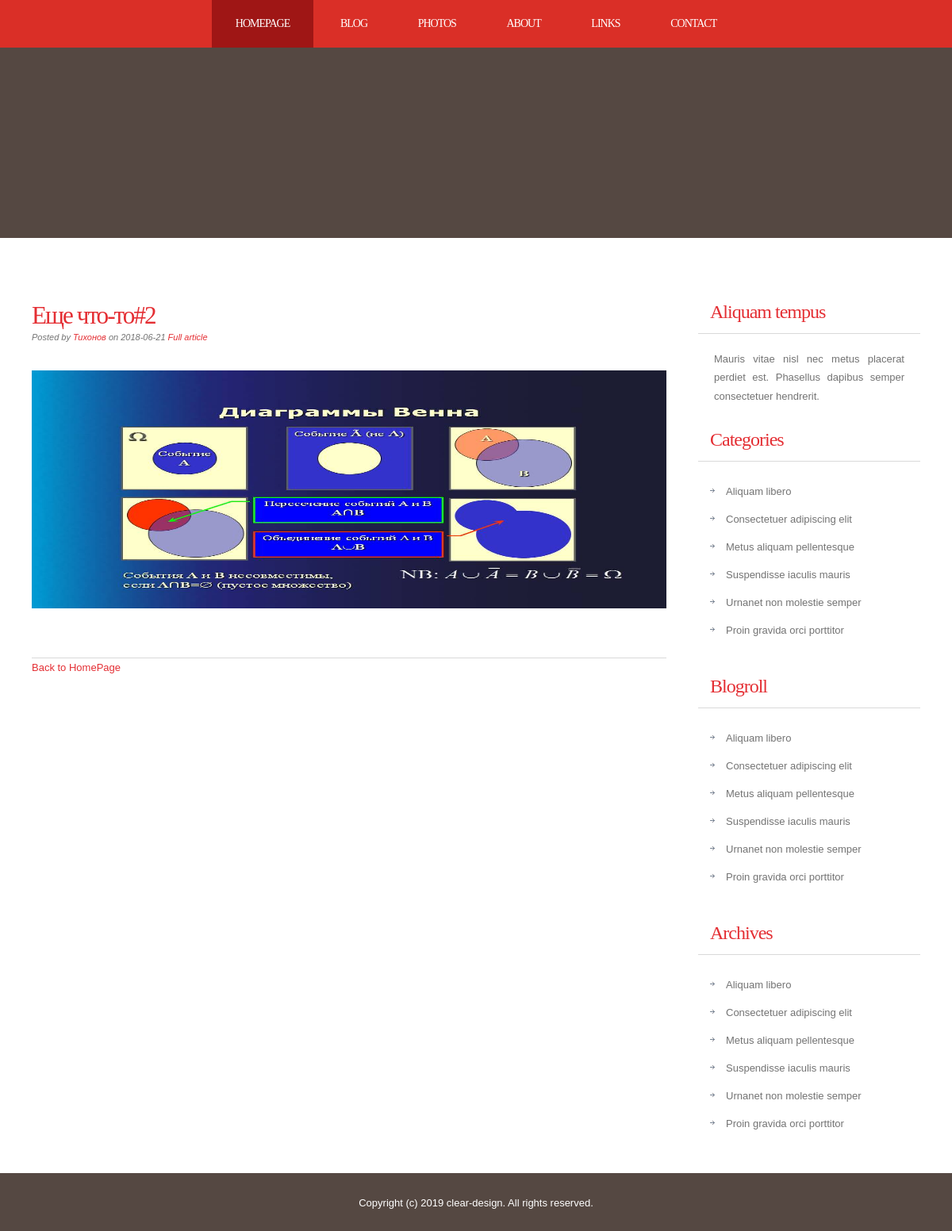
The page /news/2 on the database its author committed.
### tables this page shows
CREATE TABLE IF NOT EXISTS `news` (
  `id` tinyint(4) NOT NULL AUTO_INCREMENT,
  `title` tinytext,
  `date` date DEFAULT NULL,
  `author_name` tinytext,
  `short_content` tinytext,
  `preview` tinytext,
  PRIMARY KEY (`id`)
);

### config/routes.php (called while the page is built)
<?php
return array(
    'cart'=>'cart/view',
    'news/([0-9]+)' => 'news/view/$1',
    '' => 'news/index',
);

### index.php (called while the page is built, shortened)
<?php
require_once (ROOT.'/components/Router.php');
$router = new Router();
$router->run();

### models/News.php (called while the page is built, shortened)
<?php
class News
{
    public static function getNewListByID($id)
    {
        $db=DB::getConnect();
        $result = $db->query('SELECT * FROM news WHERE id='.$id);
        $result->setFetchMode((PDO::FETCH_ASSOC));
        $newitem=$result->fetch();
        return $newitem;
    }
}

### views/news/onenew.php (the view, shortened to what this page needs)
<!DOCTYPE html PUBLIC "-//W3C//DTD XHTML 1.0 Strict//EN" "http://www.w3.org/TR/xhtml1/DTD/xhtml1-strict.dtd">
<html xmlns="http://www.w3.org/1999/xhtml">
<head>
    <link href="/template/css/style.css" rel="stylesheet" type="text/css" media="screen" />
</head>
<body>
<div id="menu-wrapper">
    <div id="menu">
        <ul>
            <li class="current_page_item"><a href="#">Homepage</a></li>
            <li><a href="#">Blog</a></li>
            <li><a href="#">Photos</a></li>
            <li><a href="#">About</a></li>
            <li><a href="#">Links</a></li>
            <li><a href="#">Contact</a></li>
        </ul>
    </div>
</div>
<div id="wrapper">
    <div id="header-wrapper">
        <div id="header">
            <div id="logo">
            </div>
        </div>
    </div>
    <div id="page">
        <div id="page-bgtop">
            <div id="page-bgbtm">
                <div id="content">
                    <div class="post">
                            <h2 class="title"><a href="/news/<?php echo $newitem['id'];?>"> <?php echo $newitem['title'].'#'.$newitem['id'];?></a></h2>
                            <p class="meta">Posted by <a href="#"><?php echo $newitem['author_name'];?></a> on <?php echo $newitem['date'];?>
                                <a href="/news/<?php echo $newitem['id'];?>" class="permalink">Full article</a>
                            </p>
                            <div class="entry">
                                <p> <img src="/template/images/<?php echo $newitem['preview'];?>" width="800 " height="300"></p>
                            </div>
                    </div>
                    <p><a href='/' class="permalink">Back to HomePage</a></p>
                    <div style="clear: both;">&nbsp;</div>
                </div>
                <div id="sidebar">
                    <ul>
                        <li>
                            <h2>Aliquam tempus</h2>
                            <p>Mauris vitae nisl nec metus placerat perdiet est. Phasellus dapibus semper consectetuer hendrerit.</p>
                        </li>
                        <li>
                            <h2>Categories</h2>
                            <ul>
                                <li><a href="#">Aliquam libero</a></li>
                                <li><a href="#">Consectetuer adipiscing elit</a></li>
                                <li><a href="#">Metus aliquam pellentesque</a></li>
                                <li><a href="#">Suspendisse iaculis mauris</a></li>
                                <li><a href="#">Urnanet non molestie semper</a></li>
                                <li><a href="#">Proin gravida orci porttitor</a></li>
                            </ul>
                        </li>
                        <li>
                            <h2>Blogroll</h2>
                            <ul>
                                <li><a href="#">Aliquam libero</a></li>
                                <li><a href="#">Consectetuer adipiscing elit</a></li>
                                <li><a href="#">Metus aliquam pellentesque</a></li>
                                <li><a href="#">Suspendisse iaculis mauris</a></li>
                                <li><a href="#">Urnanet non molestie semper</a></li>
                                <li><a href="#">Proin gravida orci porttitor</a></li>
                            </ul>
                        </li>
                        <li>
                            <h2>Archives</h2>
                            <ul>
                                <li><a href="#">Aliquam libero</a></li>
                                <li><a href="#">Consectetuer adipiscing elit</a></li>
                                <li><a href="#">Metus aliquam pellentesque</a></li>
                                <li><a href="#">Suspendisse iaculis mauris</a></li>
                                <li><a href="#">Urnanet non molestie semper</a></li>
                                <li><a href="#">Proin gravida orci porttitor</a></li>
                            </ul>
                        </li>
                    </ul>
                </div>
                <div style="clear: both;">&nbsp;</div>
            </div>
        </div>
    </div>
</div>
<div id="footer">
    <p>Copyright (c) 2019 clear-design. All rights reserved.</p>
</div>
</body>
</html>

### components/Router.php (shortened to what this page needs)
<?php
class Router
{
    private $routes;
    public function __construct()
    {
        $routesPath = ROOT.'/config/routes.php';
        $this->routes = include($routesPath);
    }
    private function getURI()
    {
        if(!empty($_SERVER['REQUEST_URI']))
        {
            return trim($_SERVER['REQUEST_URI'],'/');
        }
    }
    public function run()
    {
        $uri=$this->getURI();
        foreach ($this->routes  as $uriPattern=>$path)
        {
            if(preg_match("~$uriPattern~",$uri))
            {
                $internalRoute=preg_replace("~$uriPattern~",$path,$uri);
                $segment=explode('/',$internalRoute);
                $controllername=array_shift($segment).'Controller';
                $actionname='action'.ucfirst(array_shift($segment));
                $parametr = $segment;
                $controllerobject = new $controllername;
                $result = call_user_func_array(array($controllerobject, $actionname), $parametr);
                if ($result != null)
                {
                    break;
                }
            }
        }
    }
}

### template/css/style.css (style rules this page uses)
body { margin: 0; padding: 0; background: #554842; font-family: Arial, Helvetica, sans-serif; font-size: 13px; color: #737373; }
h1, h2, h3 { margin: 0; padding: 0; font-family: 'Arvo', serif; font-weight: normal; color: #FFA800; }
h2 { font-size: 2.4em; }
p, ul, ol { margin-top: 0; line-height: 180%; }
a { text-decoration: none; color: #E42E33; }
#wrapper { margin: 0 auto; padding: 0; }
#header-wrapper { height: 240px; }
#header { width: 960px; height: 240px; margin: 0 auto; }
#logo { width: 980px; height: 100px; margin: 0px auto; padding: 80px 0px 0px 0px; color: #FFFFFF; }
#menu-wrapper { overflow: hidden; height: 60px; background: #DA2F27; }
#menu { width: 940px; margin: 0px auto; }
#menu ul { margin: 0; padding: 0px 0px 0px 0px; list-style: none; line-height: normal; text-align: center; }
#menu li { display: inline-block; }
#menu a { display: block; float: left; height: 60px; margin: 0px; padding: 0px 30px 0px 30px; line-height: 60px; letter-spacing: -1px; text-decoration: none; text-transform: uppercase; font-family: 'Arvo', serif; font-size: 14px; font-weight: normal; color: #FFFFFF; border: none; }
#menu .current_page_item a { background: #9F1615; color: #FFFFFF; }
#page { width: 1200px; margin: 0 auto; padding: 0; background-color: #FFFFFF; }
#page-bgbtm { margin: 0px; padding: 40px 40px 0px 40px; }
#content { float: left; width: 800px; padding: 0px 0px 0px 0px; }
.post { clear: both; padding: 30px 0px; border-bottom: 1px solid #D9D9D9; }
.post .title { padding-top: 10px; letter-spacing: -2px; }
.post .title a { border: none; color: #E42E33; }
.post .meta { padding-bottom: 10px; text-align: left; font-family: Arial, Helvetica, sans-serif; font-size: 11px; font-style: italic; }
.post .entry { text-align: justify; margin-bottom: 25px; padding: 10px 0px 0px 0px; }
#sidebar { float: right; width: 280px; padding: 30px 0px 0px 0px; }
#sidebar ul { margin: 0; padding: 0; list-style: none; }
#sidebar li { margin: 0; padding: 0; }
#sidebar li ul { margin: 0px 15px; padding-bottom: 30px; }
#sidebar li li { padding-left: 20px; line-height: 35px; background: url(images/img07.jpg) no-repeat left 14px; }
#sidebar h2 { height: 38px; margin-bottom: 20px; padding: 12px 0 0 15px; border-bottom: 1px solid #D9D9D9; letter-spacing: -1px; font-size: 24px; color: #E42E33; }
#sidebar p { margin: 0 0px; padding: 0px 20px 20px 20px; text-align: justify; }
#sidebar a { border: none; color: #737373; }
#footer { overflow: hidden; width: 960px; margin: 0px auto 40px auto; font-family: Arial, Helvetica, sans-serif; }
#footer p { display: block; padding: 30px 0px; line-height: normal; text-align: center; color: #FFFFFF; }

### rows shown on the page
news: title "Еще что-то", id "2", author_name "Тихонов", date "2018-06-21", preview (picture)
